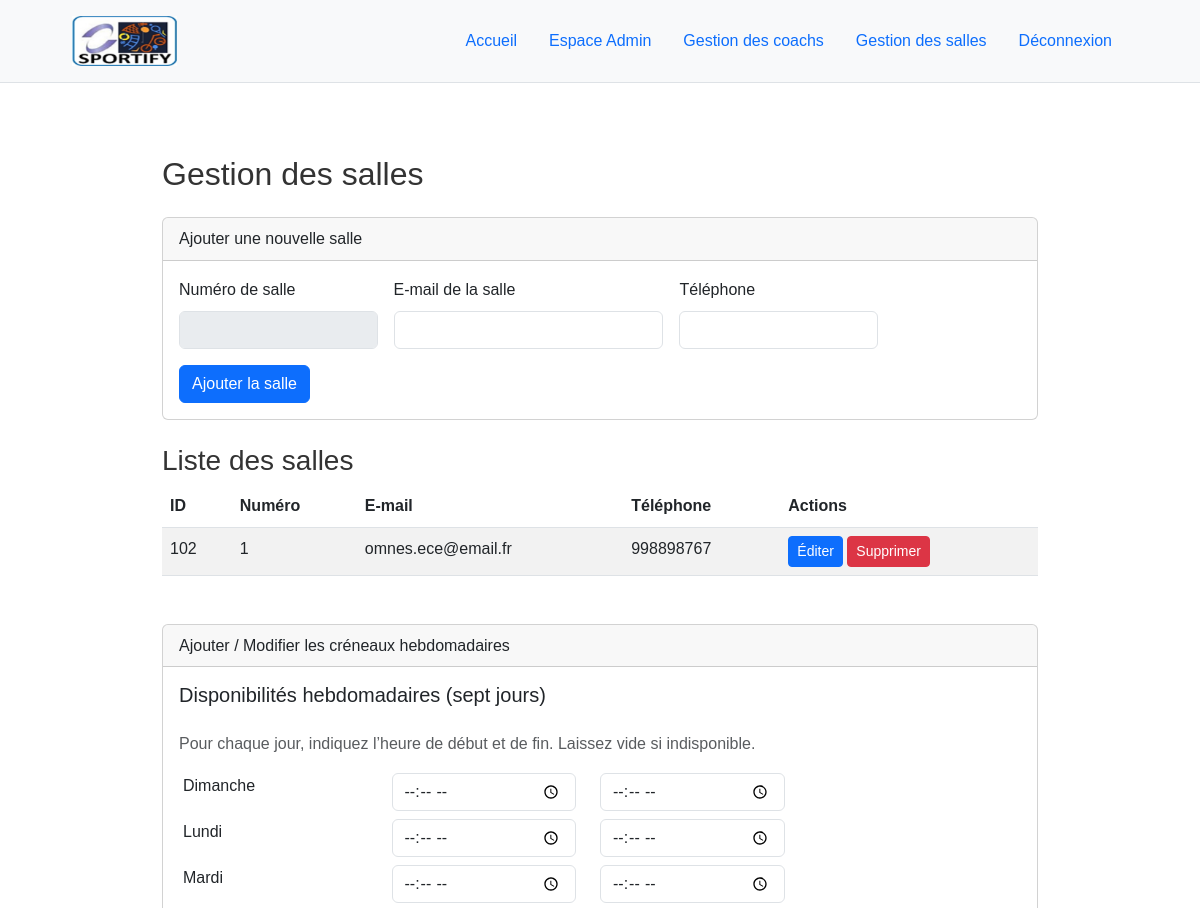
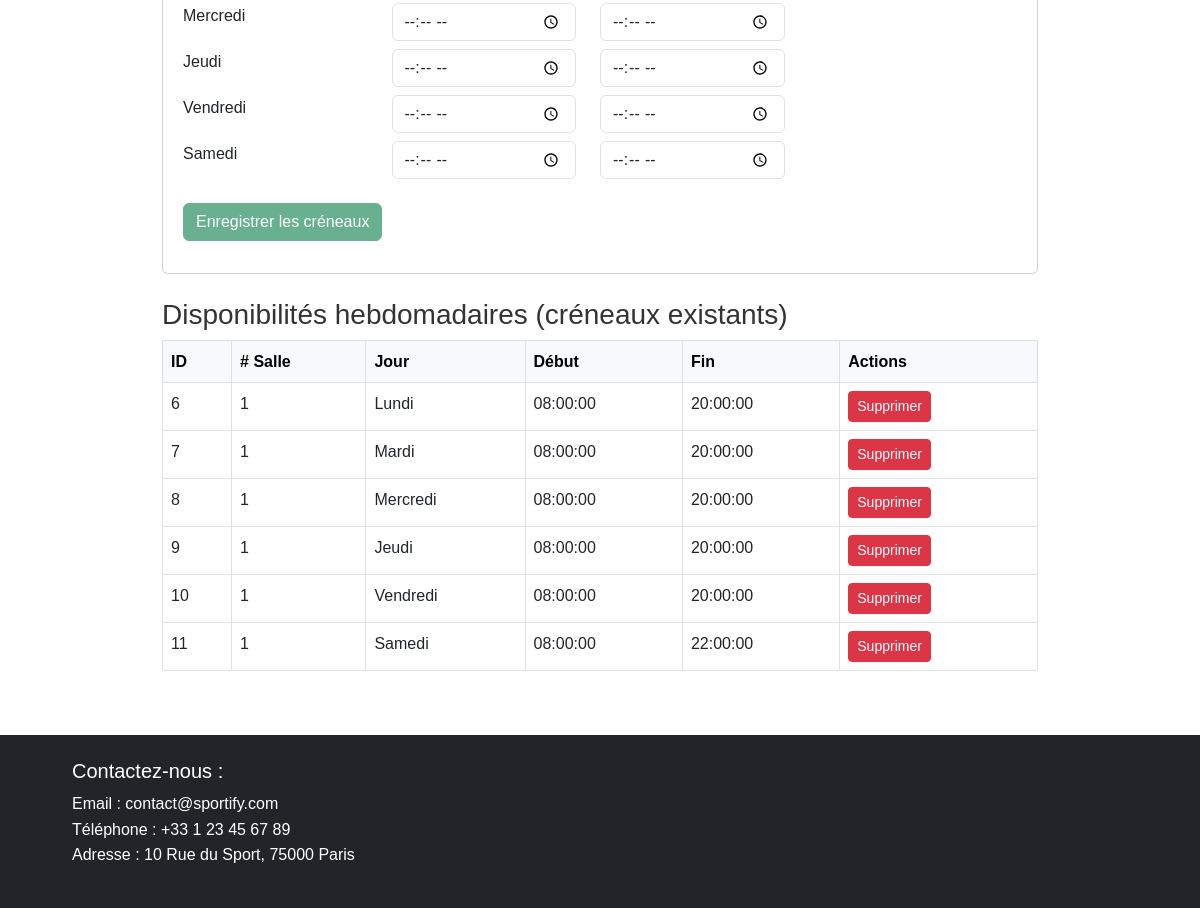
/gestionSalles.php (signed in), run on the app's committed database (2 pictures, top to bottom).
### tables this page shows
CREATE TABLE `planning_salle` (
  `ID_Planning` int(11) NOT NULL,
  `ID_Salle` int(11) NOT NULL,
  `DayOfWeek` tinyint(4) NOT NULL COMMENT '0=dimanche, 1=lundi, ..., 6=samedi',
  `StartTime` time NOT NULL,
  `EndTime` time NOT NULL
);

### public/gestionSalles.php (the view, shortened to what this page needs)
<?php
require __DIR__ . '/../includes/db.php';
include __DIR__ . '/../includes/header.php';
$salleId        = '';
$numeroSalle    = '';
$emailSalle     = '';
$telephoneSalle = '';
$existingSlots  = [];
$allSalles = $pdo->query("SELECT * FROM `salle de sport` ORDER BY ID_Salle DESC")
                 ->fetchAll(PDO::FETCH_ASSOC);
$allCreneaux = $pdo->query("
  SELECT p.ID_Planning, p.ID_Salle, s.Numero_Salle, p.DayOfWeek, p.StartTime, p.EndTime
    FROM `planning_salle` p
    JOIN `salle de sport` s ON p.ID_Salle = s.ID_Salle
   ORDER BY p.ID_Salle, p.DayOfWeek, p.StartTime
")->fetchAll(PDO::FETCH_ASSOC);
function jourTexte(int $d): string {
    $map = [
      0 => 'Dimanche',
      1 => 'Lundi',
      2 => 'Mardi',
      3 => 'Mercredi',
      4 => 'Jeudi',
      5 => 'Vendredi',
      6 => 'Samedi'
    ];
    return $map[$d] ?? '';
}
?>
<main class="container py-5" style="max-width:900px;">
  <h2 class="mb-4">Gestion des salles</h2>
  <div class="card mb-4">
    <div class="card-header">
      <?= $salleId !== '' ? "Éditer la salle #{$salleId}" : 'Ajouter une nouvelle salle' ?>
    </div>
    <div class="card-body">
      <form method="post" class="row g-3">
        <div class="col-md-3">
          <label for="numero_salle" class="form-label">Numéro de salle</label>
          <input
            type="text"
            id="numero_salle"
            name="numero_salle"
            class="form-control"
            required
            value="<?= htmlspecialchars($numeroSalle) ?>"
            pattern="\d+"
            title="Entrez uniquement des chiffres"
            <?= $salleId === '' ? 'disabled' : '' ?>
          >
        </div>
        <div class="col-md-4">
          <label for="email_salle" class="form-label">E-mail de la salle</label>
          <input
            type="text"
            id="email_salle"
            name="email_salle"
            class="form-control"
            required
            value="<?= htmlspecialchars($emailSalle) ?>"
          >
        </div>
        <div class="col-md-3">
          <label for="telephone_salle" class="form-label">Téléphone</label>
          <input
            type="tel"
            id="telephone_salle"
            name="telephone_salle"
            class="form-control"
            required
            value="<?= htmlspecialchars($telephoneSalle) ?>"
          >
        </div>
        <div class="col-12">
          <button
            type="submit"
            name="action_salle"
            value="valider_salle"
            class="btn btn-primary"
          >
            <?= $salleId !== '' ? 'Mettre à jour la salle' : 'Ajouter la salle' ?>
          </button>
        </div>
      </form>
    </div>
  </div>
  <h3>Liste des salles</h3>
  <?php if (empty($allSalles)): ?>
    <p>Aucune salle enregistrée.</p>
  <?php else: ?>
    <table class="table table-striped mb-5">
      <thead>
        <tr>
          <th>ID</th>
          <th>Numéro</th>
          <th>E-mail</th>
          <th>Téléphone</th>
          <th>Actions</th>
        </tr>
      </thead>
      <tbody>
        <?php foreach ($allSalles as $s): ?>
          <tr>
            <td><?= htmlspecialchars($s['ID_Salle']) ?></td>
            <td><?= htmlspecialchars($s['Numero_Salle']) ?></td>
            <td><?= htmlspecialchars($s['EMail_Salle']) ?></td>
            <td><?= htmlspecialchars($s['Telephone_Salle']) ?></td>
            <td>
              <a
                href="gestionSalles.php?edit_salle=<?= $s['ID_Salle'] ?>"
                class="btn btn-sm btn-primary"
              >Éditer</a>
              <a
                href="deleteSalle.php?id=<?= $s['ID_Salle'] ?>"
                class="btn btn-sm btn-danger"
                onclick="return confirm('Supprimer la salle #<?= $s['ID_Salle'] ?> ?')"
              >Supprimer</a>
            </td>
          </tr>
        <?php endforeach; ?>
      </tbody>
    </table>
  <?php endif; ?>
  <div class="card mb-4">
    <div class="card-header">Ajouter / Modifier les créneaux hebdomadaires</div>
    <div class="card-body">
      <form method="post" class="row g-3 mb-3">
        <h5 class="mb-2">Disponibilités hebdomadaires (sept jours)</h5>
        <p class="text-muted mb-3">
          Pour chaque jour, indiquez l’heure de début et de fin. Laissez vide si indisponible.
        </p>
        <?php
        for ($day = 0; $day < 7; $day++):
          $dayName = ['Dimanche','Lundi','Mardi','Mercredi','Jeudi','Vendredi','Samedi'][$day];
          $prefillStart = $existingSlots[$day]['start'] ?? '';
          $prefillEnd   = $existingSlots[$day]['end'] ?? '';
        ?>
          <div class="row mb-2">
            <div class="col-md-3">
              <label class="form-label"><?= $dayName ?></label>
            </div>
            <div class="col-md-3">
              <input
                type="time"
                name="startTime[<?= $day ?>]"
                class="form-control"
                value="<?= htmlspecialchars($prefillStart) ?>"
              >
            </div>
            <div class="col-md-3">
              <input
                type="time"
                name="endTime[<?= $day ?>]"
                class="form-control"
                value="<?= htmlspecialchars($prefillEnd) ?>"
              >
            </div>
          </div>
        <?php endfor; ?>
        <div class="row mt-3">
          <div class="col">
            <button
              type="submit"
              class="btn btn-success"
              <?= ($salleId === '') ? 'disabled title="Créez d’abord la salle"' : '' ?>
            >Enregistrer les créneaux</button>
          </div>
        </div>
      </form>
    </div>
  </div>
  <h3>Disponibilités hebdomadaires (créneaux existants)</h3>
  <?php if (empty($allCreneaux)): ?>
    <p>Aucun créneau défini.</p>
  <?php else: ?>
    <table class="table table-bordered">
      <thead class="table-light">
        <tr>
          <th>ID</th>
          <th># Salle</th>
          <th>Jour</th>
          <th>Début</th>
          <th>Fin</th>
          <th>Actions</th>
        </tr>
      </thead>
      <tbody>
        <?php foreach ($allCreneaux as $cr): ?>
          <tr>
            <td><?= htmlspecialchars($cr['ID_Planning']) ?></td>
            <td><?= htmlspecialchars($cr['Numero_Salle']) ?></td>
            <td><?= jourTexte((int)$cr['DayOfWeek']) ?></td>
            <td><?= htmlspecialchars($cr['StartTime']) ?></td>
            <td><?= htmlspecialchars($cr['EndTime']) ?></td>
            <td>
              <a
                href="deletePlanningSalle.php?id=<?= $cr['ID_Planning'] ?>"
                class="btn btn-sm btn-danger"
                onclick="return confirm('Supprimer ce créneau ?')"
              >Supprimer</a>
            </td>
          </tr>
        <?php endforeach; ?>
      </tbody>
    </table>
  <?php endif; ?>
</main>
<?php include __DIR__ . '/../includes/footer.php'; ?>

### assets/css/styles.css (style rules this page uses)
* { margin: 0; padding: 0; box-sizing: border-box; }
body { font-family: Arial, sans-serif; line-height: 1.6; color: #333; }
.container { width: 90%; max-width: 1200px; margin: auto; }

### data on the page
salle de sport: ID_Salle "102", Numero_Salle "1", EMail_Salle "omnes.ece@email.fr", Telephone_Salle "998898767"
planning_salle: ID_Planning "6", ID_Salle.Numero_Salle "1", DayOfWeek "Lundi", StartTime "08:00:00", EndTime "20:00:00"
planning_salle: ID_Planning "7", ID_Salle.Numero_Salle "1", DayOfWeek "Mardi", StartTime "08:00:00", EndTime "20:00:00"
planning_salle: ID_Planning "8", ID_Salle.Numero_Salle "1", DayOfWeek "Mercredi", StartTime "08:00:00", EndTime "20:00:00"
planning_salle: ID_Planning "9", ID_Salle.Numero_Salle "1", DayOfWeek "Jeudi", StartTime "08:00:00", EndTime "20:00:00"
planning_salle: ID_Planning "10", ID_Salle.Numero_Salle "1", DayOfWeek "Vendredi", StartTime "08:00:00", EndTime "20:00:00"
planning_salle: ID_Planning "11", ID_Salle.Numero_Salle "1", DayOfWeek "Samedi", StartTime "08:00:00", EndTime "22:00:00"

### other printed values
$dayName "Dimanche"
$dayName "Lundi"
$dayName "Mardi"
$dayName "Mercredi"
$dayName "Jeudi"
$dayName "Vendredi"
$dayName "Samedi"
